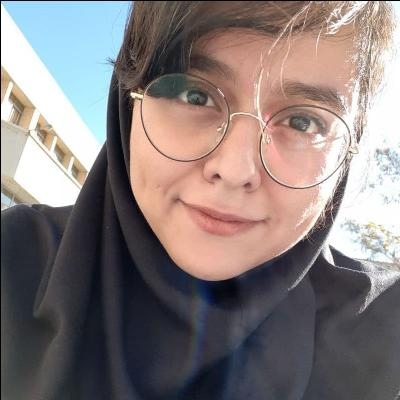
#> input picture Image Scaling/resizing/KimiaMahdinejad.jpg, 400 x 400 px
$ python main.py
#> lines starting #> are read from the running program, lines starting #| are printed output that depends on the picture
from skimage import io, img_as_ubyte
import numpy as np


def resize_nearest_neighbor(image, ratio):
    # Setting new width and height
    new_width = int(width / ratio)
    new_height = int(height / ratio)

    # Calculating the scaling factor
    width_scale = new_width / (width - 1)
    height_scale = new_height / (height - 1)

    # Creating a matrix new width and height
    new_image = np.zeros([new_width, new_height, 3])

    # Creating new image based on nearest neighbor algorithm
    for width_index in range(new_width - 1):
        for height_index in range(new_height - 1):
            new_image[width_index + 1, height_index + 1] = image[1 + int(width_index / width_scale), 1 + int(height_index / height_scale)]

    return new_image


# Reading image as colored and gray
colored_image = img_as_ubyte(io.imread("KimiaMahdinejad.jpg", as_gray=False))
#> colored_image is the input picture: shape (400, 400, 3); mean R, G, B 133.6, 123.3, 122.4
gray_image = img_as_ubyte(io.imread("KimiaMahdinejad.jpg", as_gray=True))
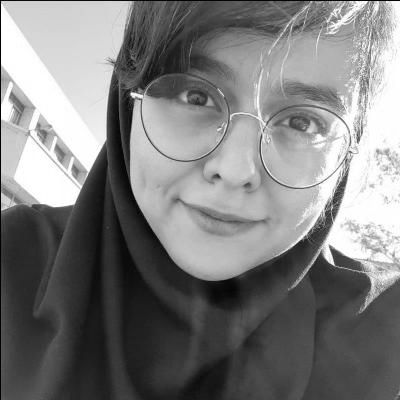
#> gray_image: shape (400, 400); min 0, max 255, mean 125.5

# Getting width and height of the image
width, height = colored_image.shape[:2]
#> width = 400; height = 400

# Resizing image with nearest neighbor algorithm and saving the new image

# X(2m, 2n)
nearest_neighbor_resized_colored_2 = resize_nearest_neighbor(colored_image, 2)
#> after the loop in resize_nearest_neighbor, `for width_index in range(new_width - 1):`:
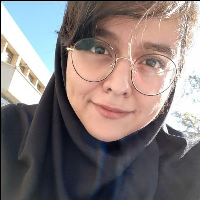
#> new_image: shape (200, 200, 3) float64; mean R, G, B 133.2, 122.8, 121.9
io.imsave("KimiaMahdinejad_NearestNeighbor_Colored_2.jpg", nearest_neighbor_resized_colored_2.astype(np.uint8))

nearest_neighbor_resized_gray_2 = resize_nearest_neighbor(gray_image, 2)
#> call 2 of resize_nearest_neighbor, with ratio = 2
#> after the loop in resize_nearest_neighbor (call 2), `for width_index in range(new_width - 1):`:
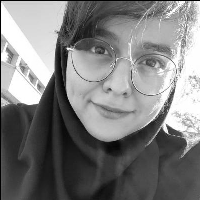
#> new_image: shape (200, 200, 3) float64; min 0, max 255, mean 125
io.imsave("KimiaMahdinejad_NearestNeighbor_Gray_2.jpg", nearest_neighbor_resized_gray_2.astype(np.uint8))

# X(m/2, n/2)
nearest_neighbor_resized_colored_1_2 = resize_nearest_neighbor(colored_image, 1/2)
#> call 3 of resize_nearest_neighbor, with ratio = 0.5
#> after the loop in resize_nearest_neighbor (call 3), `for width_index in range(new_width - 1):`:
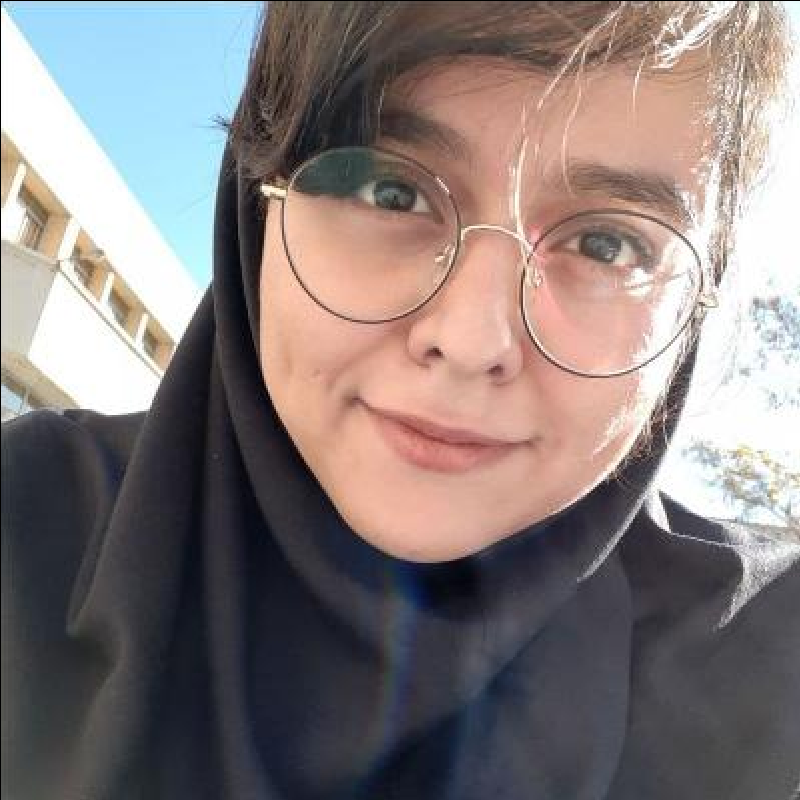
#> new_image: shape (800, 800, 3) float64; mean R, G, B 134.1, 123.7, 122.7
io.imsave("KimiaMahdinejad_NearestNeighbor_Colored_1_2.jpg", nearest_neighbor_resized_colored_1_2.astype(np.uint8))

nearest_neighbor_resized_gray_1_2 = resize_nearest_neighbor(gray_image, 1/2)
#> call 4 of resize_nearest_neighbor, with ratio = 0.5
#> after the loop in resize_nearest_neighbor (call 4), `for width_index in range(new_width - 1):`:
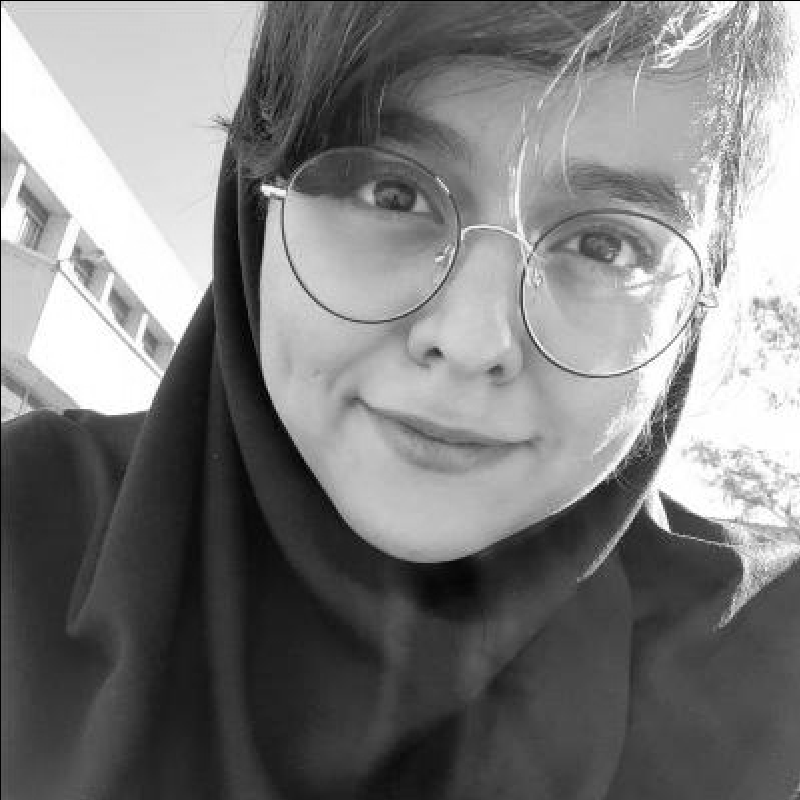
#> new_image: shape (800, 800, 3) float64; min 0, max 255, mean 125.9
io.imsave("KimiaMahdinejad_NearestNeighbor_Gray_1_2.jpg", nearest_neighbor_resized_gray_1_2.astype(np.uint8))
